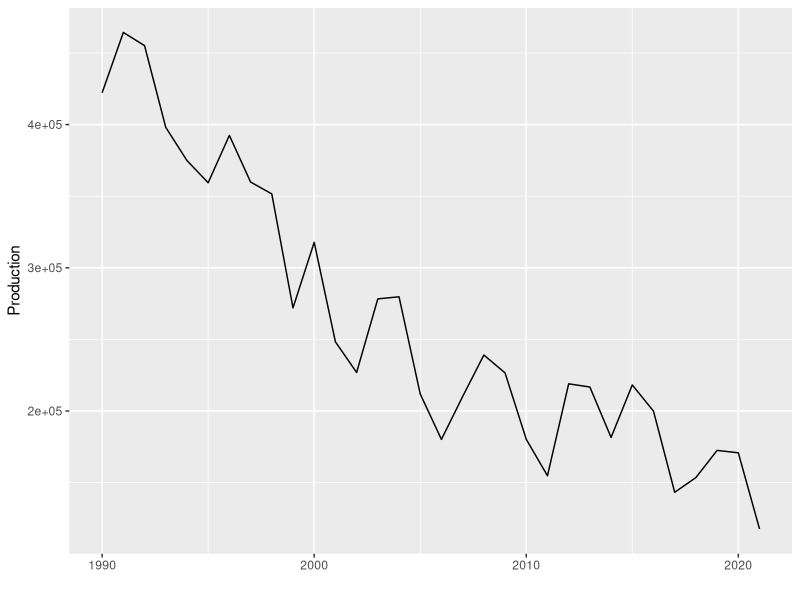
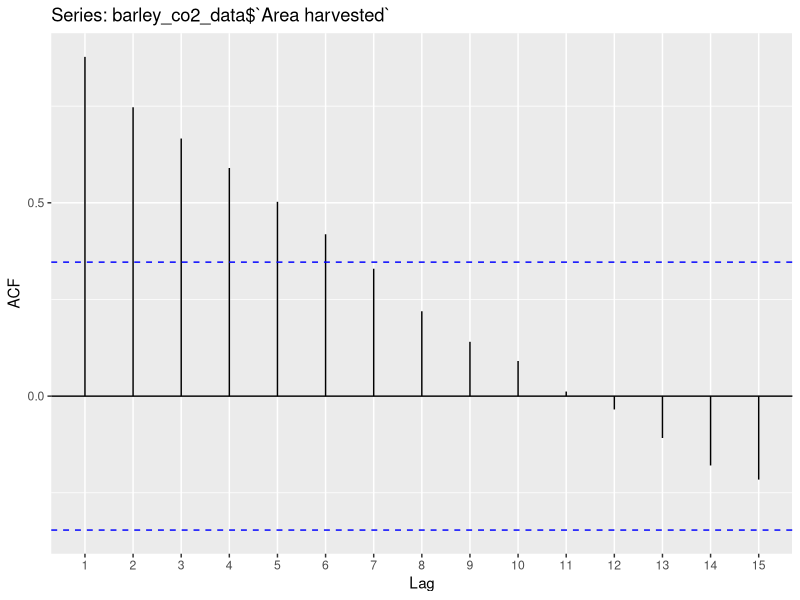
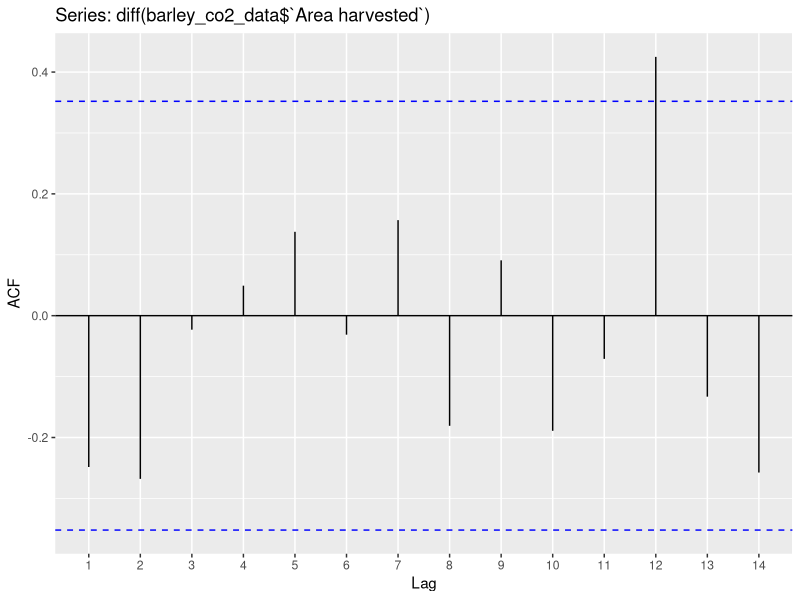
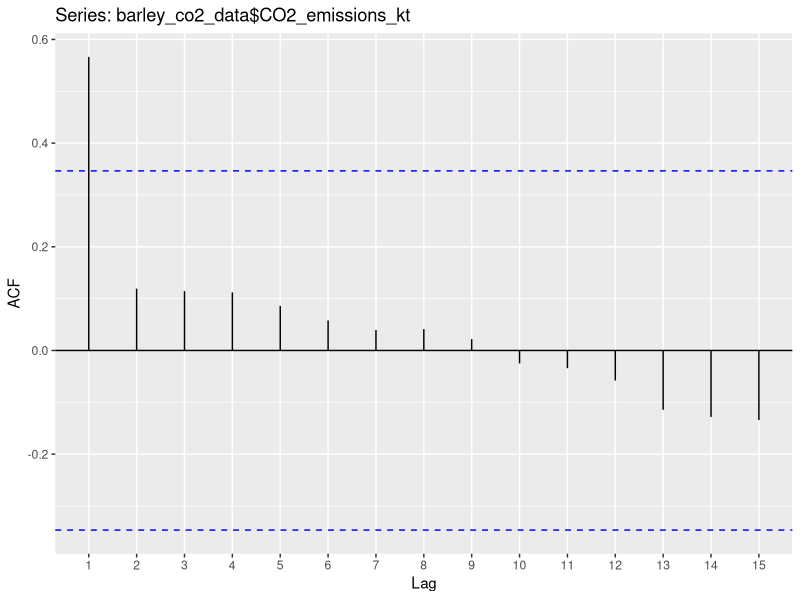
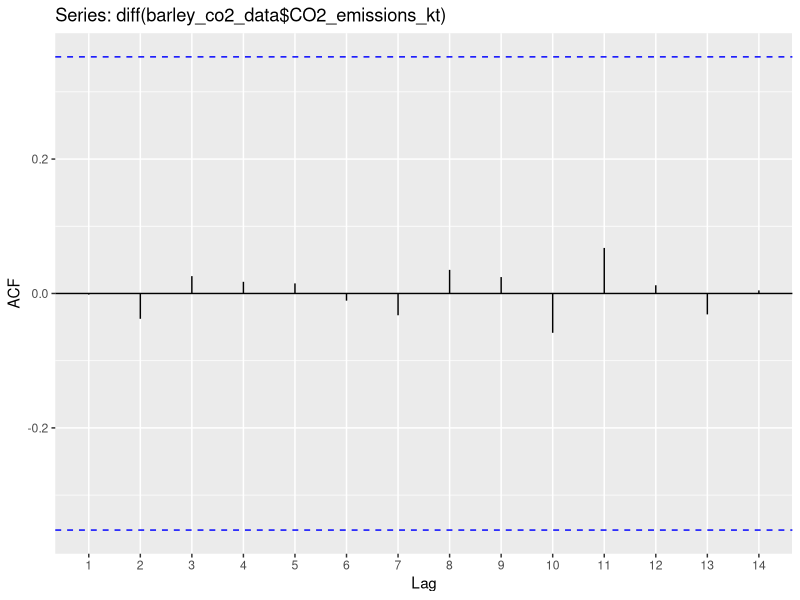
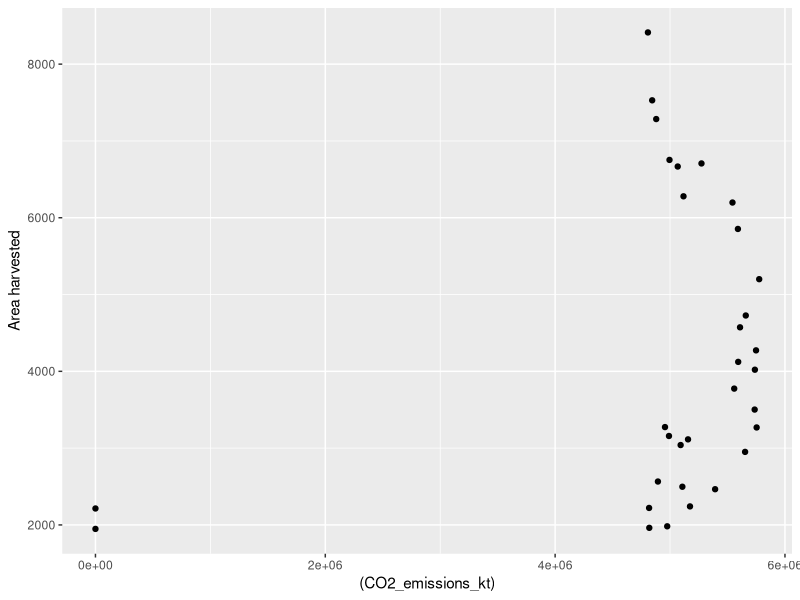
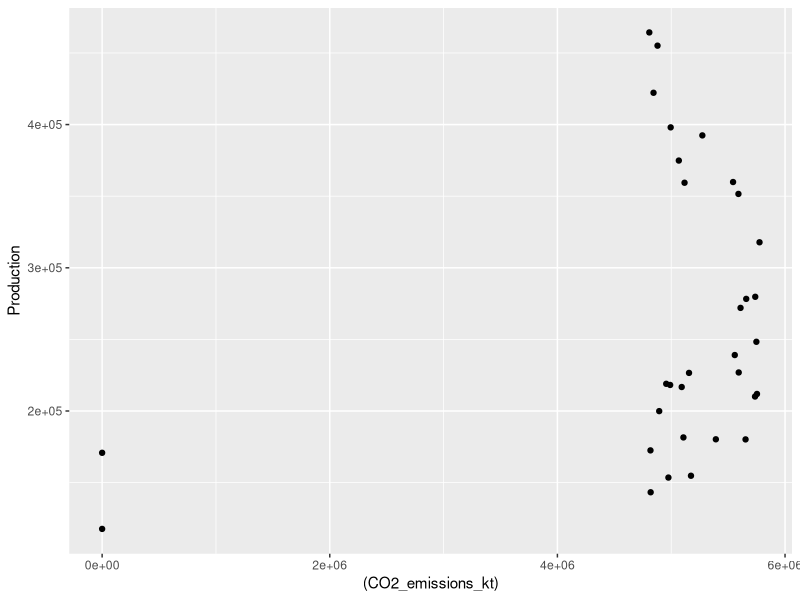
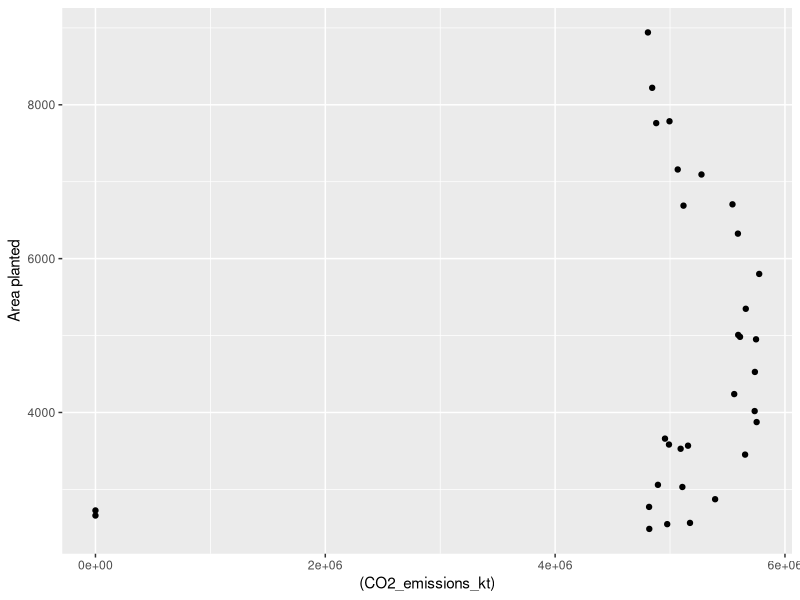

Here is the R script that generated these plots, in order:
## ---- chunk 1
library(tidyverse)
library(ggplot2)
library(dplyr)
#install.packages("forecast")
require(forecast)
library(readr)
library(tidyr)
## ---- chunk 2
## CLEAN THE DATA
co2_data_clean <- read.csv(here::here("dataset/clean_co2.csv"))

## ---- chunk 3
barley_data_3 <- read_csv(here::here("dataset", "barley/crop_p015_t005.csv"),skip = 5)
barley_data_3<- barley_data_3[-2,3:ncol(barley_data_3)] %>% drop_na(Year) %>% head(-1)

barley_data_4 <- read_csv(here::here("dataset", "barley/crop_p016_t010.csv"),skip = 5)
barley_data_4<- barley_data_4[-2,3:ncol(barley_data_4)] %>% drop_na(Year) %>% head(-1)

barley_data <- barley_data_3%>%bind_rows(barley_data_4) 
barley_data <- barley_data %>% type_convert()

barley_co2_data <- co2_data_clean %>% left_join(barley_data, by = c("Time" = "Year"))

#barley_co2_data <- barley_co2_data %>% filter(CO2_emissions_kt != "..") %>% type_convert()
View(barley_co2_data)


#write_csv(barely_co2_data, file = here::here("dataset", "barley_co2_data"))

#save(barley_co2_data, file = here::here("dataset/barely_co2_data.RData"))
## ---- chunk 4
# read_csv(here::here("dataset/barley_co2_data"))

Year <- barley_co2_data %>% pull(Time)
Production <- barley_co2_data %>% pull(Production)
co_emit <- barley_co2_data %>% pull(CO2_emissions_kt)

barley_ts <- ggplot(barley_co2_data, aes(x=Year, y=Production)) +
  geom_line() +
  xlab("")
barley_ts

## ---- chunk 5
ggAcf(barley_co2_data$`Area harvested`)  ###use difference 

ggAcf(diff(barley_co2_data$`Area harvested`)) ## no autocorrelation


# co2 emission
ggAcf(barley_co2_data$CO2_emissions_kt) ##persistent  autocorrelation 
ggAcf(diff(barley_co2_data$CO2_emissions_kt)) #increase of c02 over time, a good plot

barley_co2_data %>% ggplot(aes(y = `Area harvested`, x = (CO2_emissions_kt))) + geom_point()
barley_co2_data %>% ggplot(aes(y = `Production`, x = (CO2_emissions_kt))) + geom_point()
barley_co2_data %>% ggplot(aes(y = `Area planted`, x = (CO2_emissions_kt))) + geom_point()
barley_co2_data %>% ggplot(aes(y = `Yield per acre`, x = (CO2_emissions_kt))) + geom_point()

diff_df <- data.frame(diff_area = diff(barley_co2_data$`Area harvested`), diff_co2 = diff(barley_co2_data$CO2_emissions_kt) )
diff_df %>% ggplot(aes(y = diff_area, x = diff_co2)) + geom_point()+ geom_smooth()
### weak correlation between difference data, relation seems to be cubic

barley_co2_data %>% ggplot(aes(y = `Area harvested`, x = CO2_emissions_kt)) + geom_point()+ geom_smooth()
##there is very weak correlation

lm1 <- (lm(`Area harvested`~ CO2_emissions_kt, barley_co2_data)) 
summary(lm1)

lm1_diff <-lm(diff_area ~ poly(diff_co2,3), diff_df)
summary(lm1_diff)

## No significant association between co2 emissions and area harvested

ggAcf(lm1$residuals)
ggAcf(lm1_diff$residuals)

